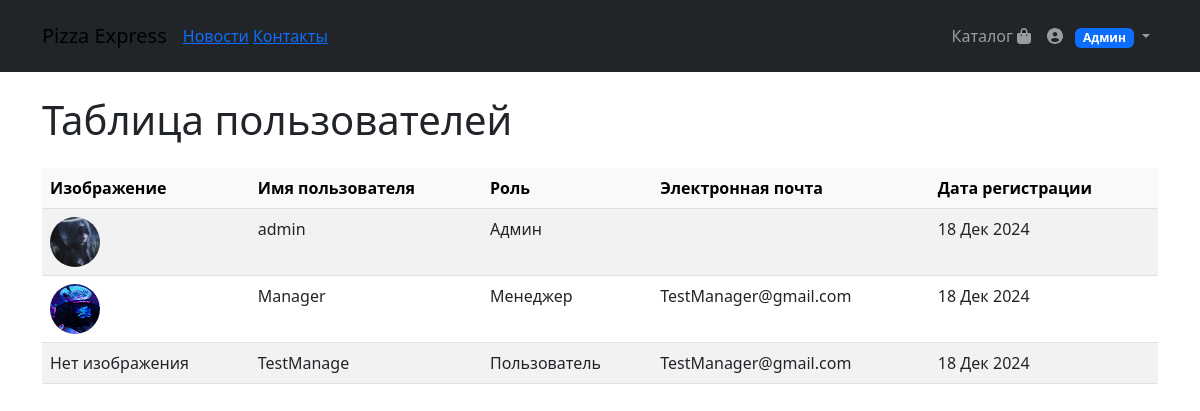
Screenshot of /users/user_list/ (signed in) with the database file from the repository.
### users/models.py (models this page shows, shortened)
class User(AbstractUser):
    ROLE_CHOICES = (
        ('admin', 'Админ'),
        ('manager', 'Менеджер'),
        ('user', 'Пользователь'),
    )
    role = models.CharField(max_length=20, choices=ROLE_CHOICES, default='user')
    image = models.ImageField(upload_to='users_images', null=True, blank=True)

### users/views.py (the view)
# urls.py: path('user_list/', user_list, name='user_list')
@login_required
def user_list(request):
    users = User.objects.all()
    context = {
        'users': users
    }
    return render(request, 'user/user_list.html', context)

### users/templates/user/user_list.html
{% extends 'products/base.html' %} {% load static %} {% block content %}
<div class="container my-5 pt-5">
	<h1 class="mb-4">Таблица пользователей</h1>
	<div class="table-responsive">
		<table class="table table-striped table-hover">
			<thead class="table-light">
				<tr>
					<th>Изображение</th>
					<th>Имя пользователя</th>
					<th>Роль</th>
					<th>Электронная почта</th>
					<th>Дата регистрации</th>
				</tr>
			</thead>
			<tbody>
				{% for user in users %}
				<tr>
					<td>
						{% if user.image %}
						<img
							src="{{ user.image.url }}"
							alt="Изображение"
							width="50"
							height="50"
							class="rounded-circle"
						/>
						{% else %}
						<span>Нет изображения</span>
						{% endif %}
					</td>
					<td>{{ user.username }}</td>
					<td>
						{% if user.role == 'admin' %} Админ
						{% elif user.role == 'manager'%} Менеджер
						{% elif user.role == 'user' %} Пользователь
						{% else %} Неизвестно  {% endif %}
					</td>
					<td>{{ user.email }}</td>
					<td>{{ user.date_joined|date:"d M Y" }}</td>
				</tr>
				{% endfor %}
			</tbody>
		</table>
	</div>
</div>
{% endblock %}

### rows the page displays
User: image (picture), username "admin", role "Админ", date_joined "18 Дек 2024"
User: image (picture), username "Manager", role "Менеджер", email "TestManager@gmail.com", date_joined "18 Дек 2024"
User: image "Нет изображения", username "TestManage", role "Пользователь", email "TestManager@gmail.com", date_joined "18 Дек 2024"
